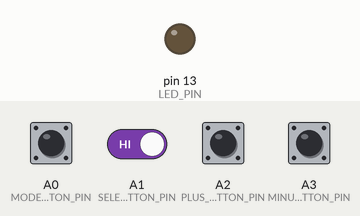
The sketch below on a simulated Arduino Uno, built with avr-gcc and run on an emulated ATmega328P. On the bench: output pins drawn as LEDs (lit = HIGH). The inputs (shaded band) are chosen by the test bench; at power-on: A0 (MODE_BUTTON_PIN), A1 (SELECT_BUTTON_PIN), A2 (PLUS_BUTTON_PIN), A3 (MINUS_BUTTON_PIN) HIGH. What the sketch prints to the serial monitor is not drawn.

Above: at 1.2 s.
1.3 s: A0 (MODE_BUTTON_PIN) pulled LOW for 0.15 s
At 2.4 s:
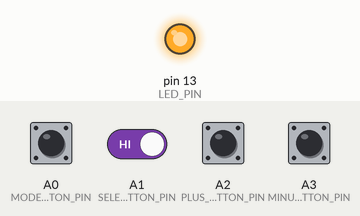
12.2 s: A0 (MODE_BUTTON_PIN) pulled LOW for 1 s
At 13.1 s:
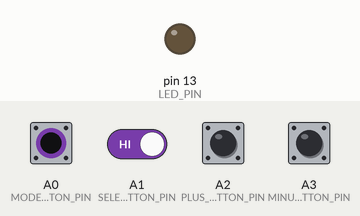
16.2 s: A0 (MODE_BUTTON_PIN) driven LOW and A1 (SELECT_BUTTON_PIN) driven LOW
At 17.3 s:
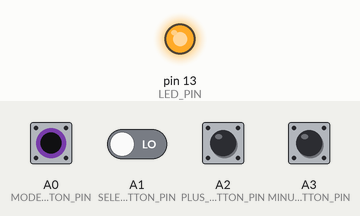
Timing chart, 0 to 19.1 s (numbered marks = the images above; inputs shaded):
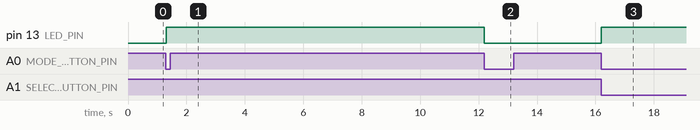

The sketch:

TestButtons.ino
```cpp
/*
 * TestButtons
 *
 * Test the Buttons within the CrazyCars Prototype Board
 * @author: Bernhard Wallisch
 *
 * The internal pull-up resistors are used for the four buttons which are
 * connected between A0-A3 and GND.
 * PIN 13 is used for LED output toggled by click on the MODE-Button on A0:
 */

#define MODE_BUTTON_PIN A0
#define SELECT_BUTTON_PIN A1
#define PLUS_BUTTON_PIN A2
#define MINUS_BUTTON_PIN A3

#define LED_PIN 13

bool isModeButtonDown = false;
bool lastModeButtonState = false;
bool isSelectButtonDown = false;
bool isPlusButtonDown = false;
bool isMinusButtonDown = false;

int ledState = LOW;

void setup() {
  pinMode(MODE_BUTTON_PIN, INPUT_PULLUP);
  pinMode(SELECT_BUTTON_PIN, INPUT_PULLUP);
  pinMode(PLUS_BUTTON_PIN, INPUT_PULLUP);
  pinMode(MINUS_BUTTON_PIN, INPUT_PULLUP);

  pinMode(LED_PIN, OUTPUT);
  digitalWrite(LED_PIN, LOW);

  Serial.begin(115200);
  // wait until serial port opens for native USB devices
  while (! Serial) {
    delay(1);
  }
}

void loop() {

  isModeButtonDown = !digitalRead(MODE_BUTTON_PIN);
  if( lastModeButtonState != isModeButtonDown ) {
    if( isModeButtonDown ) {
      // toggle LED
      ledState = ( ledState==LOW ) ? HIGH : LOW;
      digitalWrite(LED_PIN, ledState);
    }
    lastModeButtonState = isModeButtonDown;
  }
  isSelectButtonDown = !digitalRead(SELECT_BUTTON_PIN);
  isPlusButtonDown = !digitalRead(PLUS_BUTTON_PIN);
  isMinusButtonDown = !digitalRead(MINUS_BUTTON_PIN);

  Serial.print(F("Buttons: "));
  Serial.print( isModeButtonDown ? F("MODE ") : F("mode ") );
  Serial.print( isSelectButtonDown ? F("SELECT ") : F("select ") );
  Serial.print( isPlusButtonDown ? F("PLUS ") : F("plus ") );
  Serial.println( isMinusButtonDown ? F("MINUS ") : F("minus ") );
}
```

Measured:
- after the input at 1.3 s, pin 13 (LED_PIN): LOW → HIGH at once
- after the input at 12.2 s, pin 13 (LED_PIN): HIGH → LOW at once
- after the input at 16.2 s, pin 13 (LED_PIN): LOW → HIGH at once
